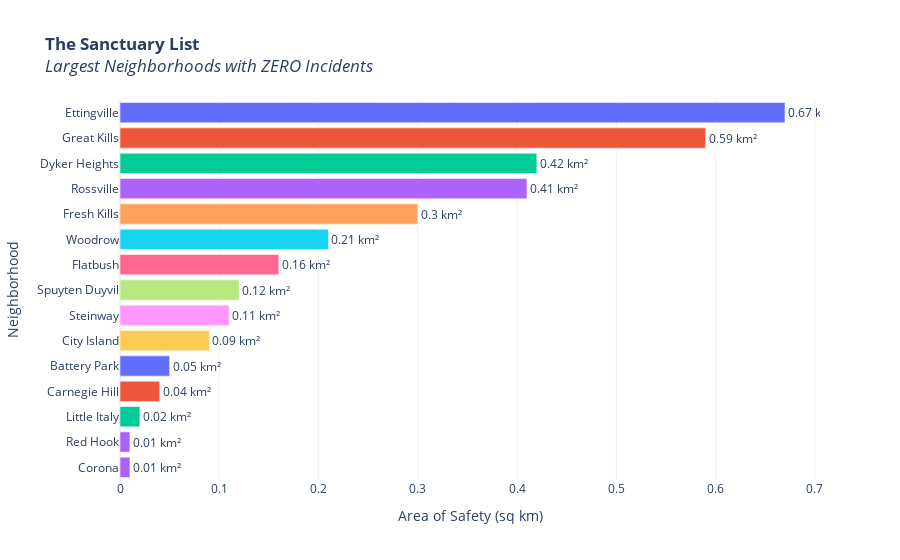

Notebook cell for this chart:
### Code cell
df_safe = result_safe.DataFrame()

top_safe = df_safe.head(15)


fig_safe = px.bar(
    top_safe,
    x='area_sqkm',
    y='neighborhood_name',
    orientation='h',
    title='<b>The Sanctuary List</b><br><i>Largest Neighborhoods with ZERO Incidents </i>',
    color='area_sqkm',
    color_continuous_scale='Greens',
    template='plotly_white',
    text='area_sqkm', 
    hover_data=['BORONAME'] 
)


fig_safe.update_layout(
    yaxis=dict(autorange="reversed"), 
    xaxis_title="Area of Safety (sq km)",
    yaxis_title="Neighborhood",
    coloraxis_showscale=False,
    showlegend=False 
)

fig_safe.update_traces(texttemplate='%{text} km²', textposition='outside')

fig_safe.show()

### Figure 1 — Plotly figure (JSON) as saved in the notebook; plotly's stock layout.template omitted (floating-point values rounded to 4 significant figures)
{"data": [{"customdata": [["Staten Island"]], "hovertemplate": "area_sqkm=%{text}<br>neighborhood_name=%{y}<br>BORONAME=%{customdata[0]}<extra></extra>", "legendgroup": "0.67", "marker": {"color": "#636efa", "pattern": {"shape": ""}}, "name": "0.67", "orientation": "h", "showlegend": true, "text": [0.67], "textposition": "outside", "texttemplate": "%{text} km²", "type": "bar", "x": [0.67], "xaxis": "x", "y": ["Ettingville"], "yaxis": "y"}, {"customdata": [["Staten Island"]], "hovertemplate": "area_sqkm=%{text}<br>neighborhood_name=%{y}<br>BORONAME=%{customdata[0]}<extra></extra>", "legendgroup": "0.59", "marker": {"color": "#EF553B", "pattern": {"shape": ""}}, "name": "0.59", "orientation": "h", "showlegend": true, "text": [0.59], "textposition": "outside", "texttemplate": "%{text} km²", "type": "bar", "x": [0.59], "xaxis": "x", "y": ["Great Kills"], "yaxis": "y"}, {"customdata": [["Brooklyn"]], "hovertemplate": "area_sqkm=%{text}<br>neighborhood_name=%{y}<br>BORONAME=%{customdata[0]}<extra></extra>", "legendgroup": "0.42", "marker": {"color": "#00cc96", "pattern": {"shape": ""}}, "name": "0.42", "orientation": "h", "showlegend": true, "text": [0.42], "textposition": "outside", "texttemplate": "%{text} km²", "type": "bar", "x": [0.42], "xaxis": "x", "y": ["Dyker Heights"], "yaxis": "y"}, {"customdata": [["Staten Island"]], "hovertemplate": "area_sqkm=%{text}<br>neighborhood_name=%{y}<br>BORONAME=%{customdata[0]}<extra></extra>", "legendgroup": "0.41", "marker": {"color": "#ab63fa", "pattern": {"shape": ""}}, "name": "0.41", "orientation": "h", "showlegend": true, "text": [0.41], "textposition": "outside", "texttemplate": "%{text} km²", "type": "bar", "x": [0.41], "xaxis": "x", "y": ["Rossville"], "yaxis": "y"}, {"customdata": [["Staten Island"]], "hovertemplate": "area_sqkm=%{text}<br>neighborhood_name=%{y}<br>BORONAME=%{customdata[0]}<extra></extra>", "legendgroup": "0.30", "marker": {"color": "#FFA15A", "pattern": {"shape": ""}}, "name": "0.30", "orientation": "h", "showlegend": true, "text": [0.3], "textposition": "outside", "texttemplate": "%{text} km²", "type": "bar", "x": [0.3], "xaxis": "x", "y": ["Fresh Kills"], "yaxis": "y"}, {"customdata": [["Staten Island"]], "hovertemplate": "area_sqkm=%{text}<br>neighborhood_name=%{y}<br>BORONAME=%{customdata[0]}<extra></extra>", "legendgroup": "0.21", "marker": {"color": "#19d3f3", "pattern": {"shape": ""}}, "name": "0.21", "orientation": "h", "showlegend": true, "text": [0.21], "textposition": "outside", "texttemplate": "%{text} km²", "type": "bar", "x": [0.21], "xaxis": "x", "y": ["Woodrow"], "yaxis": "y"}, {"customdata": [["Brooklyn"]], "hovertemplate": "area_sqkm=%{text}<br>neighborhood_name=%{y}<br>BORONAME=%{customdata[0]}<extra></extra>", "legendgroup": "0.16", "marker": {"color": "#FF6692", "pattern": {"shape": ""}}, "name": "0.16", "orientation": "h", "showlegend": true, "text": [0.16], "textposition": "outside", "texttemplate": "%{text} km²", "type": "bar", "x": [0.16], "xaxis": "x", "y": ["Flatbush"], "yaxis": "y"}, {"customdata": [["The Bronx"]], "hovertemplate": "area_sqkm=%{text}<br>neighborhood_name=%{y}<br>BORONAME=%{customdata[0]}<extra></extra>", "legendgroup": "0.12", "marker": {"color": "#B6E880", "pattern": {"shape": ""}}, "name": "0.12", "orientation": "h", "showlegend": true, "text": [0.12], "textposition": "outside", "texttemplate": "%{text} km²", "type": "bar", "x": [0.12], "xaxis": "x", "y": ["Spuyten Duyvil"], "yaxis": "y"}, {"customdata": [["Queens"]], "hovertemplate": "area_sqkm=%{text}<br>neighborhood_name=%{y}<br>BORONAME=%{customdata[0]}<extra></extra>", "legendgroup": "0.11", "marker": {"color": "#FF97FF", "pattern": {"shape": ""}}, "name": "0.11", "orientation": "h", "showlegend": true, "text": [0.11], "textposition": "outside", "texttemplate": "%{text} km²", "type": "bar", "x": [0.11], "xaxis": "x", "y": ["Steinway"], "yaxis": "y"}, {"customdata": [["The Bronx"]], "hovertemplate": "area_sqkm=%{text}<br>neighborhood_name=%{y}<br>BORONAME=%{customdata[0]}<extra></extra>", "legendgroup": "0.09", "marker": {"color": "#FECB52", "pattern": {"shape": ""}}, "name": "0.09", "orientation": "h", "showlegend": true, "text": [0.09], "textposition": "outside", "texttemplate": "%{text} km²", "type": "bar", "x": [0.09], "xaxis": "x", "y": ["City Island"], "yaxis": "y"}, {"customdata": [["Manhattan"]], "hovertemplate": "area_sqkm=%{text}<br>neighborhood_name=%{y}<br>BORONAME=%{customdata[0]}<extra></extra>", "legendgroup": "0.05", "marker": {"color": "#636efa", "pattern": {"shape": ""}}, "name": "0.05", "orientation": "h", "showlegend": true, "text": [0.05], "textposition": "outside", "texttemplate": "%{text} km²", "type": "bar", "x": [0.05], "xaxis": "x", "y": ["Battery Park"], "yaxis": "y"}, {"customdata": [["Manhattan"]], "hovertemplate": "area_sqkm=%{text}<br>neighborhood_name=%{y}<br>BORONAME=%{customdata[0]}<extra></extra>", "legendgroup": "0.04", "marker": {"color": "#EF553B", "pattern": {"shape": ""}}, "name": "0.04", "orientation": "h", "showlegend": true, "text": [0.04], "textposition": "outside", "texttemplate": "%{text} km²", "type": "bar", "x": [0.04], "xaxis": "x", "y": ["Carnegie Hill"], "yaxis": "y"}, {"customdata": [["Manhattan"]], "hovertemplate": "area_sqkm=%{text}<br>neighborhood_name=%{y}<br>BORONAME=%{customdata[0]}<extra></extra>", "legendgroup": "0.02", "marker": {"color": "#00cc96", "pattern": {"shape": ""}}, "name": "0.02", "orientation": "h", "showlegend": true, "text": [0.02], "textposition": "outside", "texttemplate": "%{text} km²", "type": "bar", "x": [0.02], "xaxis": "x", "y": ["Little Italy"], "yaxis": "y"}, {"customdata": [["Brooklyn"], ["Queens"]], "hovertemplate": "area_sqkm=%{text}<br>neighborhood_name=%{y}<br>BORONAME=%{customdata[0]}<extra></extra>", "legendgroup": "0.01", "marker": {"color": "#ab63fa", "pattern": {"shape": ""}}, "name": "0.01", "orientation": "h", "showlegend": true, "text": [0.01, 0.01], "textposition": "outside", "texttemplate": "%{text} km²", "type": "bar", "x": [0.01, 0.01], "xaxis": "x", "y": ["Red Hook", "Corona"], "yaxis": "y"}], "layout": {"barmode": "relative", "coloraxis": {"showscale": false}, "legend": {"title": {"text": "area_sqkm"}, "tracegroupgap": 0}, "showlegend": false, "title": {"text": "<b>The Sanctuary List</b><br><i>Largest Neighborhoods with ZERO Incidents </i>"}, "xaxis": {"anchor": "y", "categoryarray": [0.67, 0.59, 0.42, 0.41, 0.3, 0.21, 0.16, 0.12, 0.11, 0.09, 0.05, 0.04, 0.02, 0.01], "categoryorder": "array", "domain": [0, 1], "title": {"text": "Area of Safety (sq km)"}}, "yaxis": {"anchor": "x", "autorange": "reversed", "domain": [0, 1], "title": {"text": "Neighborhood"}}}}
